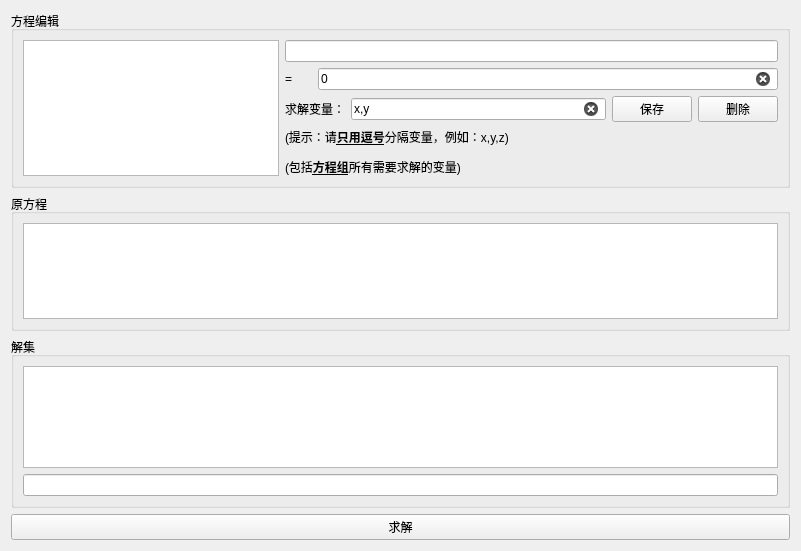
<?xml version="1.0" encoding="UTF-8"?>
<ui version="4.0">
 <class>fangchengzu</class>
 <widget class="QWidget" name="fangchengzu">
  <property name="geometry">
   <rect>
    <x>0</x>
    <y>0</y>
    <width>801</width>
    <height>551</height>
   </rect>
  </property>
  <property name="windowTitle">
   <string>Form</string>
  </property>
  <layout class="QGridLayout" name="gridLayout" rowstretch="4,4,5,0">
   <item row="0" column="0">
    <widget class="QGroupBox" name="groupBox_23">
     <property name="title">
      <string>方程编辑</string>
     </property>
     <layout class="QGridLayout" name="gridLayout_2">
      <item row="0" column="0" rowspan="4">
       <widget class="QListWidget" name="fangchengzu_fangcheng"/>
      </item>
      <item row="0" column="1" colspan="5">
       <widget class="QLineEdit" name="fangchengzu_zuoshi">
        <property name="clearButtonEnabled">
         <bool>true</bool>
        </property>
       </widget>
      </item>
      <item row="1" column="1">
       <widget class="QLabel" name="label_10">
        <property name="text">
         <string>=</string>
        </property>
       </widget>
      </item>
      <item row="1" column="2" colspan="4">
       <widget class="QLineEdit" name="fangchengzu_youshi">
        <property name="text">
         <string>0</string>
        </property>
        <property name="clearButtonEnabled">
         <bool>true</bool>
        </property>
       </widget>
      </item>
      <item row="2" column="1" colspan="2">
       <widget class="QLabel" name="label_13">
        <property name="text">
         <string>&lt;html&gt;&lt;head/&gt;&lt;body&gt;&lt;p&gt;求解变量：&lt;/p&gt;&lt;/body&gt;&lt;/html&gt;</string>
        </property>
       </widget>
      </item>
      <item row="2" column="3">
       <widget class="QLineEdit" name="fangchengzu_ziyoubianliang">
        <property name="inputMask">
         <string notr="true" />
        </property>
        <property name="text">
         <string>x,y</string>
        </property>
        <property name="placeholderText">
         <string />
        </property>
        <property name="clearButtonEnabled">
         <bool>true</bool>
        </property>
       </widget>
      </item>
      <item row="2" column="4">
       <widget class="QPushButton" name="fangchengzu_baocun">
        <property name="text">
         <string>保存</string>
        </property>
       </widget>
      </item>
      <item row="2" column="5">
       <widget class="QPushButton" name="fangchengzu_shanchu">
        <property name="text">
         <string>删除</string>
        </property>
       </widget>
      </item>
      <item row="3" column="1" colspan="3">
       <widget class="QLabel" name="label_25">
        <property name="text">
         <string>&lt;html&gt;&lt;head/&gt;&lt;body&gt;&lt;p&gt;(提示：请&lt;span style=&quot; font-weight:700; text-decoration: underline;&quot;&gt;只用逗号&lt;/span&gt;分隔变量，例如：x,y,z)&lt;/p&gt;&lt;p&gt;(包括&lt;span style=&quot; font-weight:700; text-decoration: underline;&quot;&gt;方程组&lt;/span&gt;所有需要求解的变量)&lt;/p&gt;&lt;/body&gt;&lt;/html&gt;</string>
        </property>
       </widget>
      </item>
     </layout>
    </widget>
   </item>
   <item row="1" column="0">
    <widget class="QGroupBox" name="groupBox_24">
     <property name="title">
      <string>原方程</string>
     </property>
     <layout class="QGridLayout" name="gridLayout_3">
      <item row="0" column="0">
       <widget class="QGraphicsView" name="fangchengzu_yuanfangcheng">
        <property name="url" stdset="0">
         <url>
          <string>about:blank</string>
         </url>
        </property>
       </widget>
      </item>
     </layout>
    </widget>
   </item>
   <item row="2" column="0">
    <widget class="QGroupBox" name="groupBox_25">
     <property name="title">
      <string>解集</string>
     </property>
     <layout class="QGridLayout" name="gridLayout_4">
      <item row="0" column="0">
       <widget class="QGraphicsView" name="fangchengzu_jieji">
        <property name="url" stdset="0">
         <url>
          <string>about:blank</string>
         </url>
        </property>
       </widget>
      </item>
      <item row="1" column="0">
       <widget class="QLineEdit" name="fangchengzu_jieji_lineedit"/>
      </item>
     </layout>
    </widget>
   </item>
   <item row="3" column="0">
    <widget class="QPushButton" name="fangchengzu_qiujie">
     <property name="text">
      <string>求解</string>
     </property>
    </widget>
   </item>
  </layout>
 </widget>
 <resources/>
 <connections/>
</ui>
